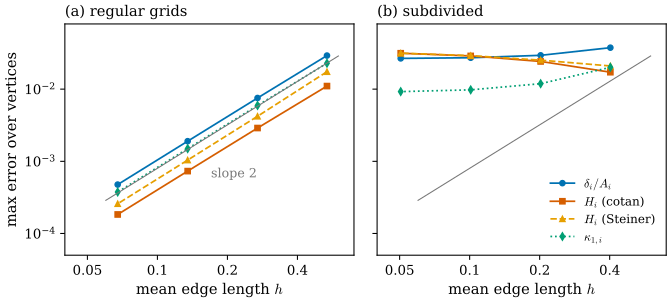

The Python source for this figure:
"""Figure 41.4.1: the same surface, the same valence 6, two refinement sequences.

Torus of revolution T_{2,0.8}, outward normal. Maximum errors over all vertices of four discrete curvatures:
K_i = delta_i / A_i, H_i = <(L x)_i, N_i> / (2 A_i) (dgdec.mean_curvature), the Steiner H_i = -(1/4) sum l theta / A_i,
and kappa_{1,i} (Definition 41.3.3); A_i is the mixed area. h = mean edge length.
(a) regular grids torus_mesh(2, 0.8, n, 2n), n = 12, 24, 48, 96 (gray guide line: slope 2);
(b) subdivided meshes: torus_mesh(2, 0.8, 8, 16) refined 1-4 times by midpoint subdivision with every new vertex projected to
    the torus (all vertices still have valence 6).

Run: PYTHONPATH=tools python3 chapters/41-discrete-curvature-variational/figures/fig-41-4-1-regular-vs-subdivided.py
"""
import sys
from pathlib import Path

import numpy as np

sys.path.insert(0, str(Path(__file__).resolve().parents[1] / "lib"))
import dgfig  # noqa: E402
dgfig.setup()
import matplotlib.pyplot as plt  # noqa: E402

import dgdec as dd  # noqa: E402
import dgmesh as dm  # noqa: E402
import ddg41  # noqa: E402

C = dgfig.COLORS


def errors(V, F):
    u, K, H, k1, k2 = ddg41.torus_exact(V)
    A = dm.mass_voronoi(V, F)
    Kd, Hd = dm.angle_defect(V, F) / A, dd.mean_curvature(V, F)
    a, b, cl = ddg41.principal_curvatures(Hd, Kd)
    assert cl.sum() == 0
    assert np.all(np.array([len(s) for s in dm.neighbors(F, len(V))]) == 6)
    return [ddg41.mean_edge_length(V, F), np.abs(Kd - K).max(), np.abs(Hd - H).max(),
            np.abs(dm.mean_curvature_dihedral(V, F, mass=A) - H).max(), np.abs(a - k1).max()]


reg = np.array([errors(*dm.torus_mesh(2, 0.8, n, 2 * n)) for n in (12, 24, 48, 96)])
sub = np.array([errors(*ddg41.subdivided_torus(k)[:2]) for k in (1, 2, 3, 4)])
order_reg = np.log2(reg[:-1, 1:] / reg[1:, 1:])
assert np.all(order_reg[-1] > 1.9)
assert np.all(sub[-1, 1:] > 0.009) and sub[-1, 1] > 0.02

fig, axes = plt.subplots(1, 2, figsize=(7.2, 3.3), sharey=True)
styles = [(r"$\delta_i/A_i$", C["tangent"], "o-"), (r"$H_i$ (cotan)", C["normal"], "s-"),
          (r"$H_i$ (Steiner)", C["accent"], "^--"), (r"$\kappa_{1,i}$", C["third"], "d:")]
for ax, data, title in ((axes[0], reg, "(a) regular grids"), (axes[1], sub, "(b) subdivided")):
    for c, (lab, col, st) in enumerate(styles):
        ax.loglog(data[:, 0], data[:, c + 1], st, color=col, lw=1.3, ms=4, label=lab)
    hh = np.array([0.6, 0.06])
    ax.loglog(hh, 0.08 * hh ** 2, color=C["aux"], lw=0.8)
    ax.set_xlabel(r"mean edge length $h$")
    ax.set_title(title, loc="left", fontsize=11)
    ax.set_xlim(0.04, 0.7)
    ax.set_ylim(5e-5, 0.08)
axes[0].text(0.17, 6e-4, "slope 2", color=C["aux"], fontsize=9.5)
axes[0].set_ylabel("max error over vertices")
axes[1].legend(fontsize=9, frameon=False, loc="lower right")
for a_ in axes:
    a_.set_xticks([0.05, 0.1, 0.2, 0.4])
    a_.set_xticklabels(["0.05", "0.1", "0.2", "0.4"])
    a_.minorticks_off()
fig.subplots_adjust(left=0.11, right=0.98, bottom=0.17, top=0.9, wspace=0.08)
dgfig.save(fig, __file__)
print("regular orders", np.round(order_reg, 2).tolist(), "subdivided last", np.round(sub[-1, 1:], 4).tolist())
